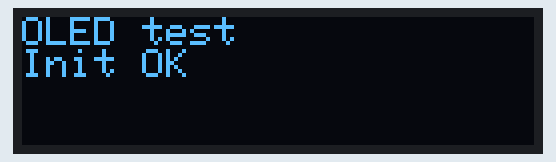
Recording of a sketch running on a simulated Arduino Mega 2560, built with avr-gcc and run on an emulated ATmega2560. Parts: 128×32 one-colour display. What the sketch prints to the serial monitor is not drawn.

Above: at 0.1 s.
At 5.2 s:
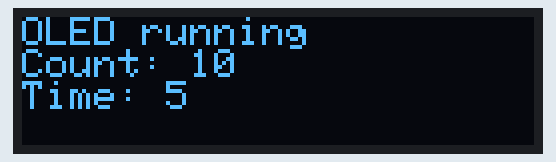
At 9.9 s:
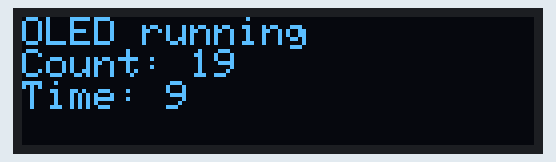
At 19.7 s:
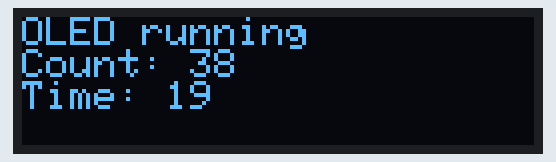
At 29.5 s:
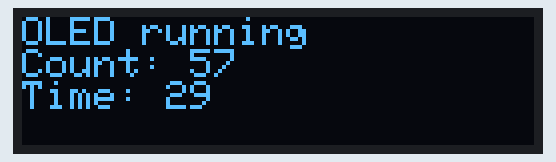
At 39.3 s:
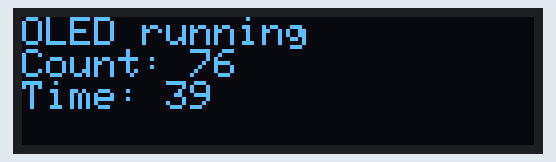

The sketch:

oled_test.ino
```cpp
#include <Arduino.h>
#include <SPI.h>
#include <Wire.h>
#include <Adafruit_GFX.h>
#include <Adafruit_SSD1306.h>

// 这个程序用于单独测试 OLED 是否能正常初始化和持续刷新。
// 配置参考 reference.ino：
// - SSD1306
// - I2C 地址 0x3C
// - OLED_RESET = 28

#define SCREEN_WIDTH 128
#define SCREEN_HEIGHT 32
#define OLED_RESET 28

Adafruit_SSD1306 display(SCREEN_WIDTH, SCREEN_HEIGHT, &Wire, OLED_RESET);

unsigned long lastUpdateMs = 0;
int counter = 0;

void showBootScreen() {
  display.clearDisplay();
  display.setTextSize(1);
  display.setTextColor(SSD1306_WHITE);
  display.setCursor(0, 0);
  display.println("OLED test");
  display.println("Init OK");
  display.display();
}

void showLoopScreen() {
  display.clearDisplay();
  display.setTextSize(1);
  display.setTextColor(SSD1306_WHITE);
  display.setCursor(0, 0);
  display.println("OLED running");
  display.print("Count: ");
  display.println(counter);
  display.print("Time: ");
  display.println(millis() / 1000);
  display.display();
}

void setup() {
  Serial.begin(115200);
  Wire.begin();

  if (!display.begin(SSD1306_SWITCHCAPVCC, 0x3C)) {
    Serial.println("SSD1306 init failed");
    while (true) {
      delay(1000);
    }
  }

  Serial.println("SSD1306 init OK");
  showBootScreen();
}

void loop() {
  if (millis() - lastUpdateMs >= 500) {
    counter++;
    showLoopScreen();

    Serial.print("OLED update ");
    Serial.println(counter);

    lastUpdateMs = millis();
  }
}
```

Measured:
- what the display in image 1 shows lasts 0.5 s, from 5.2 s to 5.7 s
